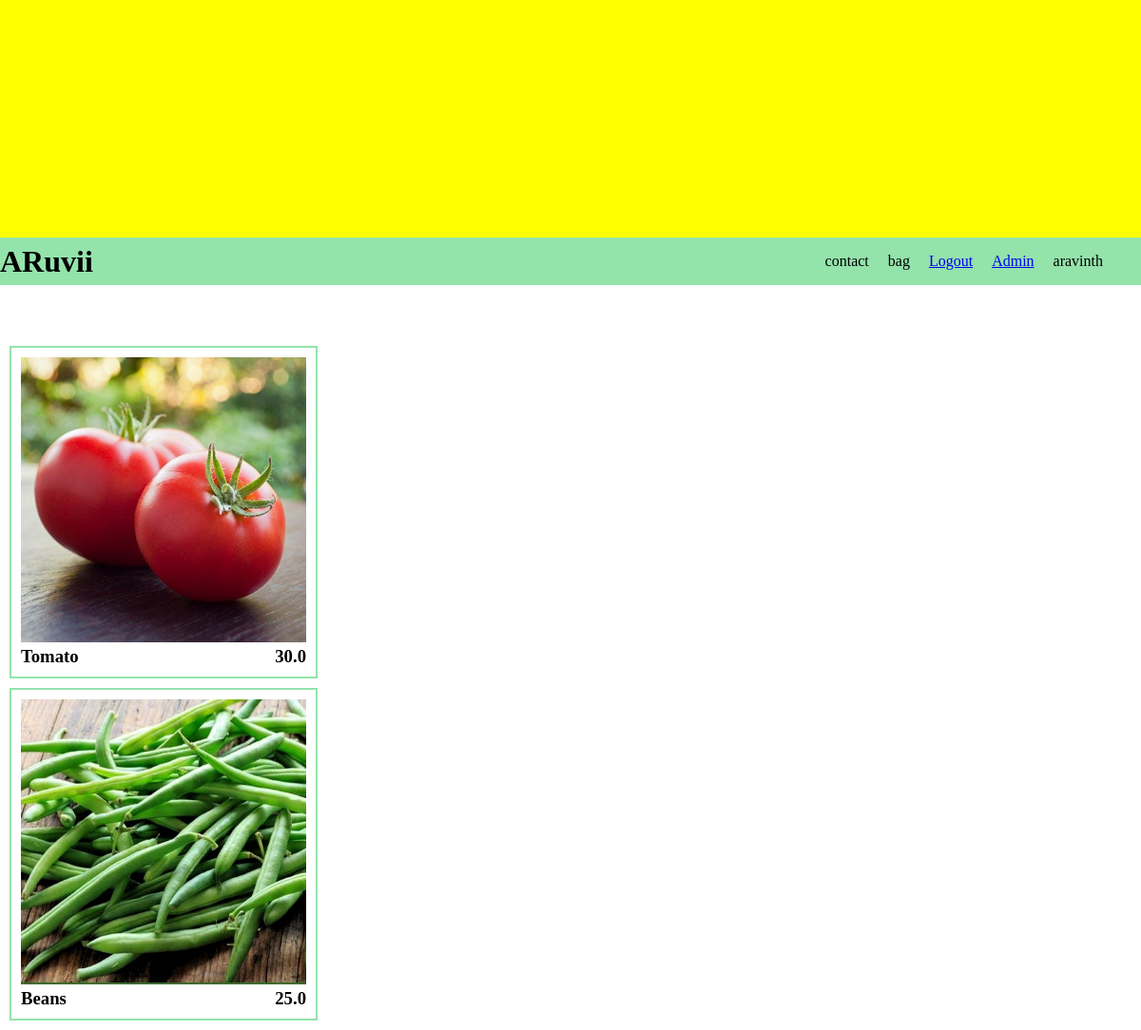
The app's page /app/ (signed in) with its own data.
### app/models.py (models this page shows)
class CustomUser(AbstractUser):
    phone = models.CharField(max_length=100,blank=False,null=False)
    address = models.TextField(max_length=300,blank=False,null=False)
    balance = models.FloatField(null=True,blank=True)
    coupon = models.FloatField(null=True,blank=True)

class Products(models.Model):
    CHOICES = (
        ("fruits","fruits"),
        ("vegetables","vegetables"),
        ("groceries","groceries")
        )
    product_name = models.CharField(max_length=200)
    price = models.FloatField()
    category = models.CharField(choices=CHOICES,max_length=200)
    pic = models.CharField(max_length=200)
    def __str__(self):
        return self.product_name

### app/views.py (the view)
# urls.py: path('',views.index ,name="index"),
def index(request):
	context = {
	'title':"Store",
	'current_user':"Login Please",
	'products':Products.objects.all(),
	}
	return render(request,'app/index.html',context)

### app/templates/app/index.html (shortened to what this page needs)
{% extends "app/base.html" %}
{% block content %}
<br>
<br>
<br>
{% load static %}
<div id="product_div">
{% static "" as baseUrl %}
{% for product in products  %}
	<div id="product_box">
		<img class="product_img" src="{{baseUrl}}/images/{{product.pic}}">
		<div id="product_details">
			<div><h3>{{product}}</h3></div>
			<div><h3>{{product.price}}</h3></div>
		</div>
	</div>
{% endfor %}
</div>
{% endblock %}

### app/templates/app/base.html (shortened to what this page needs)
<!DOCTYPE html>
<html>
<head>
	{% load static %}
    <link rel="stylesheet" href="{% static 'app/base.css' %}">
</head>
<body id="outer_body" >
<div id="body_div">
	<div id="top_div">
	</div>
	<div id="head_div">
		<h1>ARuvii</h1>
		<ul id="nav_list">
			{% if user.is_authenticated %}
			<li class="list_items">
				contact
			</li>
			<li class="list_items">
				bag
			</li>
			<li class="list_items">
				<a href="{% url 'account_logout' %}">Logout</a>
			</li>
			<li class="list_items">
				<a href="{% url 'admin' %}">Admin</a>
			</li>
			<li class="list_items">
				{{user.username}}
			</li>
			{% endif %}
		</ul>
	</div>
	<div>
		{% block content %}
    	{% endblock %}
	</div>
</div>
</body>
</html>

### app/static/app/base.css (style rules this page uses)
body,h1,h2,h3 { margin: 0px; padding: 0px; overflow-x: hidden; }
#top_div { background-color: yellow; height: 250px; }
#body_div { display: flex; flex-direction: column; justify-content: flex-end; }
#head_div { display: flex; flex-direction: row; justify-content: space-between; background-color: #93e3ab; align-items: center; height: 50px; width: 100vw; }
#nav_list { display: flex; flex-direction: row; justify-content: space-between; list-style: none; margin: 0px; margin-right: 30px; }
.list_items { padding: 10px; }

### app/templates/app/base.html (style rules this page uses)
#product_details { display: flex; flex-direction: row; justify-content: space-between; align-items: center; }
#product_box { border: 2px solid #93e3ab; padding: 10px; width: 300px; padding: 10px; margin: 10px; }
.product_img { width: 300px; height: 300px; }

### records on screen
CustomUser: username "aravinth"
Products: pic (picture), product_name "Tomato", price "30.0"
Products: pic (picture), product_name "Beans", price "25.0"
